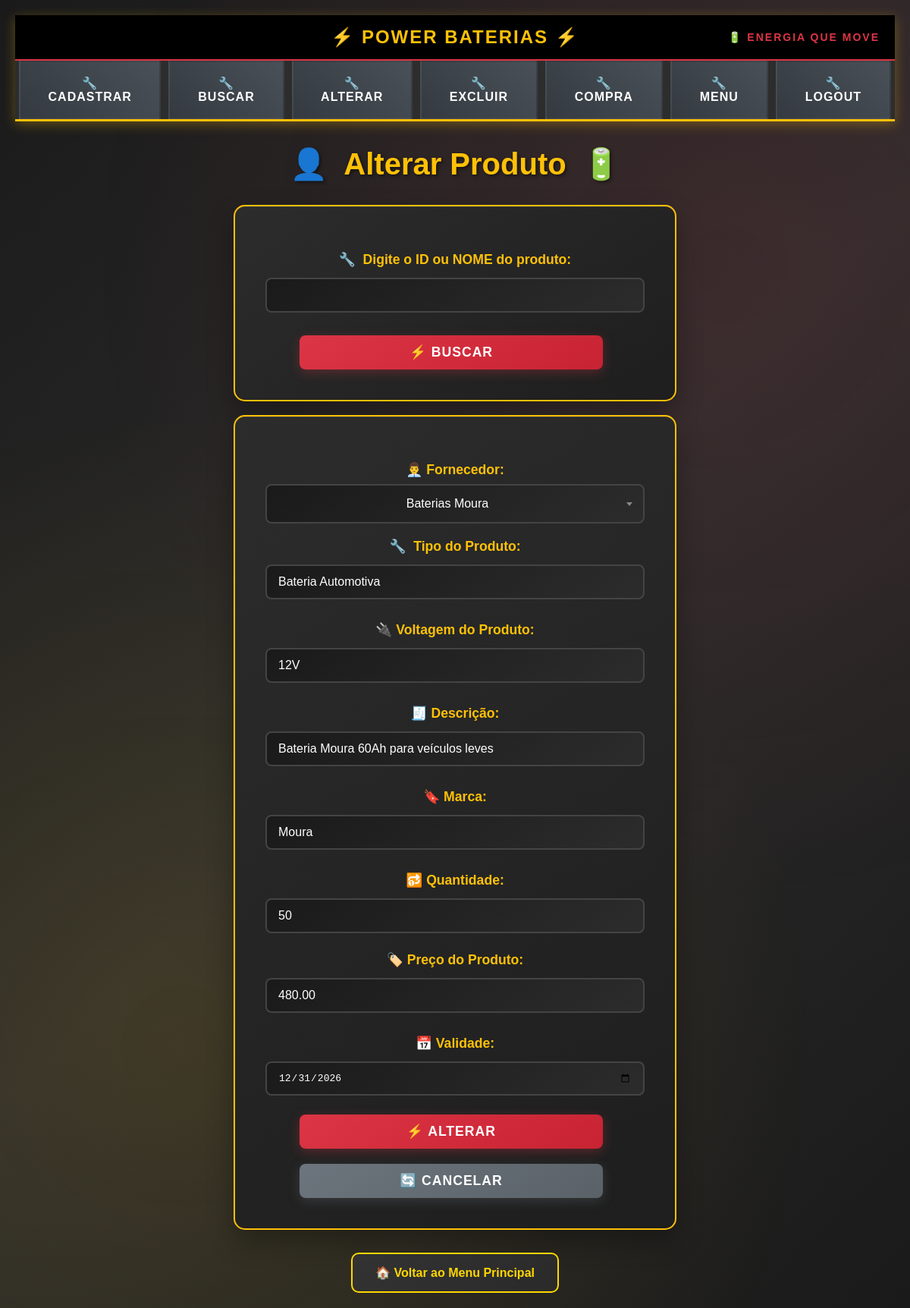
The page /Telas/alterar_produto.php?id=1 (signed in) on the database its author committed.
### tables this page shows
CREATE TABLE `produto` (
  `id_produto` int NOT NULL AUTO_INCREMENT,
  `id_fornecedor` int NOT NULL,
  `tipo` varchar(50) DEFAULT NULL,
  `voltagem` varchar(10) DEFAULT NULL,
  `descricao` text,
  `marca` varchar(50) DEFAULT NULL,
  `qtde` int DEFAULT NULL,
  `preco` decimal(10,2) DEFAULT NULL,
  `validade` date DEFAULT NULL,
  PRIMARY KEY (`id_produto`),
  KEY `fk_produto_id_fornecedor` (`id_fornecedor`),
  CONSTRAINT `fk_produto_id_fornecedor` FOREIGN KEY (`id_fornecedor`) REFERENCES `fornecedor`(`id_fornecedor`) ON DELETE CASCADE ON UPDATE CASCADE
);

### Telas/alterar_produto.php (the view, shortened to what this page needs)
<?php
require_once 'menudrop.php';
$produto = null;
if (!$produto && isset($_GET['id'])) {
    $id = intval($_GET['id']);
    $stmt = $pdo->prepare("SELECT * FROM produto WHERE id_produto = :id");
    $stmt->bindParam(':id', $id, PDO::PARAM_INT);
    $stmt->execute();
    $produto = $stmt->fetch(PDO::FETCH_ASSOC);
}
?>
<!DOCTYPE html>
<html lang="pt-BR">
<head>
<link href="https://cdn.jsdelivr.net/npm/select2@4.1.0-rc.0/dist/css/select2.min.css" rel="stylesheet" />
    <link rel="stylesheet" href="../CSS/cadastro.css">
</head>
<body>
<h2>Alterar Produto</h2>
<form action="alterar_produto.php" method="POST">
    <label for="busca_produto">Digite o ID ou NOME do produto:</label>
    <input type="text" id="busca_produto" name="busca_produto" required>
    <button type="submit">Buscar</button>
</form>
<?php if ($produto): ?>
    <form action="processa_alteracao_produto.php" method="POST">
        <label for="fornecedor">Fornecedor:</label>
        <label for="tipo">Tipo do Produto:</label>
        <input type="text" id="tipo" name="tipo" value="<?=htmlspecialchars($produto['tipo'])?>" required>
        <label for="voltagem">Voltagem do Produto:</label>
        <input type="text" id="voltagem" name="voltagem" value="<?=htmlspecialchars($produto['voltagem'])?>" required>
        <label for="descricao">Descrição:</label>
        <input type="text" id="descricao" name="descricao" value="<?=htmlspecialchars($produto['descricao'])?>" required>
        <label for="marca">Marca:</label>
        <input type="text" id="marca" name="marca" value="<?=htmlspecialchars($produto['marca'])?>" required>
        <label for="qtde">Quantidade:</label>
        <input type="number" id="qtde" name="qtde" value="<?=htmlspecialchars($produto['qtde'])?>" required>
        <label for="preco">Preço do Produto:</label>
        <input type="text" step="0.01" id="preco" name="preco" value="<?=htmlspecialchars($produto['preco'])?>" required>
        <label for="validade">Validade:</label>
        <input type="date" id="validade" name="validade" value="<?=htmlspecialchars($produto['validade'])?>" maxlength="10" placeholder="dd/mm/aaaa" onkeypress="data1(this, event)">
        <button type="submit">Alterar</button>
        <button type="reset">Cancelar</button>
    </form>
<?php endif; ?>
<a href="principal.php" class="back-btn">Voltar ao Menu Principal</a>
</body>
</html>

### CSS/styles.css (style rules this page uses)
body { font-family: Arial, sans-serif; background-color: #f4f4f4; text-align: center; }
input, button { width: 100%; padding: 10px; margin: 5px 0; }
form { width: 500px; margin: 50px auto; padding: 20px; background-color: #f9f9f9; border-radius: 10px; box-shadow: 0px 0px 10px rgba(0, 0, 0, 0.1); display: flex; flex-direction: column; align-items: center; }
label { display: block; font-weight: bold; margin-bottom: 5px; }
input[type="text"], input[type="email"], input[type="password"], select { width: 80%; padding: 8px; margin-bottom: 10px; border: 1px solid #ccc; border-radius: 5px; font-size: 16px; }
button { width: 80%; padding: 10px; background-color: #007bff; color: white; border: none; border-radius: 5px; font-size: 16px; cursor: pointer; transition: 0.3s; }

### CSS/cadastro.css (style rules this page uses)
body { font-family: 'Arial', sans-serif; background: linear-gradient(135deg, #1a1a1a 0%, #2c2c2c 50%, #1a1a1a 100%); color: #ffffff; margin: 0; padding: 20px; min-height: 100vh; background-attachment: fixed; }
body::before { content: ''; position: fixed; inset: 0; background-image: radial-gradient(circle at 20% 80%, rgba(255, 193, 7, 0.1) 0%, transparent 50%), radial-gradient(circle at 80% 20%, rgba(220, 53, 69, 0.1) 0%, transparent 50%); pointer-events: none; z-index: -1; }
h2 { text-align: center; color: #ffc107; font-size: 2.5em; margin-bottom: 30px; text-shadow: 2px 2px 4px rgba(0,0,0,0.5); font-weight: bold; }
h2::before { content: '🔋 '; margin-right: 10px; }
h2::after { content: ' ⚡'; margin-left: 10px; }
form { max-width: 600px; margin: 0 auto; background: linear-gradient(145deg, #2c2c2c, #1e1e1e); padding: 40px; border-radius: 15px; box-shadow: 0 15px 35px rgba(0,0,0,0.3), inset 0 1px 0 rgba(255,255,255,0.1); border: 2px solid #ffc107; }
label { display: block; margin-top: 20px; margin-bottom: 8px; color: #ffc107; font-weight: bold; font-size: 1.1em; }
label::before { content: '🔧 '; margin-right: 5px; }
input[type="text"], input[type="email"], input[type="date"], input[type="number"], input[type="password"] { width: 100%; padding: 12px 15px; border: 2px solid #444; border-radius: 8px; background: linear-gradient(145deg, #1a1a1a, #2c2c2c); color: #ffffff; font-size: 1em; transition: all 0.3s ease; box-sizing: border-box; }
button { padding: 12px 25px; border-radius: 8px; border: none; font-size: 1.1em; font-weight: bold; cursor: pointer; margin: 20px 10px 0 0; transition: all 0.3s ease; text-transform: uppercase; letter-spacing: 1px; }
button[type="submit"] { background: linear-gradient(145deg, #dc3545, #c82333); color: white; box-shadow: 0 4px 15px rgba(220, 53, 69, 0.3); }
button[type="submit"]::before { content: '⚡ '; }
button[type="reset"] { background: linear-gradient(145deg, #6c757d, #5a6268); color: white; box-shadow: 0 4px 15px rgba(108, 117, 125, 0.3); }
button[type="reset"]::before { content: '🔄 '; }
.back-btn { display: inline-block; margin-top: 30px; padding: 15px 30px; border-radius: 10px; text-decoration: none; background: linear-gradient(145deg, #333333, #2a2a2a); color: #FFD700; font-weight: bold; border: 2px solid #FFD700; transition: all 0.3s ease; font-size: 16px; }
.back-btn::before { content: "🏠 "; }
body::before { content: ''; position: fixed; top: 0; left: 0; right: 0; bottom: 0; background-image: radial-gradient(circle at 20% 80%, rgba(255, 193, 7, 0.1) 0%, transparent 50%), radial-gradient(circle at 80% 20%, rgba(220, 53, 69, 0.1) 0%, transparent 50%); pointer-events: none; z-index: -1; }
h2::before { content: '👤 '; margin-right: 10px; }
h2::after { content: ' 🔋'; margin-left: 10px; }
label[for="fornecedor"]::before { content: '👨‍💼'; margin-right: 5px; }
label[for="voltagem"]::before { content: '🔌'; margin-right: 5px; }
label[for="descricao"]::before { content: '🧾'; margin-right: 5px; }
label[for="marca"]::before { content: '🔖'; margin-right: 5px; }
label[for="preco"]::before { content: '🏷️'; margin-right: 5px; }
label[for="qtde"]::before { content: '🔂'; margin-right: 5px; }
label[for="validade"]::before { content: '📅'; margin-right: 5px; }
input[type="text"], input[type="email"], input[type="password"], input[type="number"] { width: 100%; padding: 12px 15px; border: 2px solid #444; border-radius: 8px; background: linear-gradient(145deg, #1a1a1a, #2c2c2c); color: #ffffff; font-size: 1em; transition: all 0.3s ease; box-sizing: border-box; }

### Telas/menudrop.php (style rules this page uses)
body { margin: 0; padding: 0; background: linear-gradient(135deg, #2c3e50 0%, #34495e 100%); min-height: 100vh; }

### rows shown on the page
produto: tipo "Bateria Automotiva", voltagem "12V", descricao "Bateria Moura 60Ah para veículos leves", marca "Moura", qtde "50", preco "480.00", validade "12/31/2026"

### other values the page prints
$categoria "CADASTRAR"
$categoria "BUSCAR"
$categoria "ALTERAR"
$categoria "EXCLUIR"
$categoria "COMPRA"
$categoria "MENU"
$categoria "LOGOUT"
